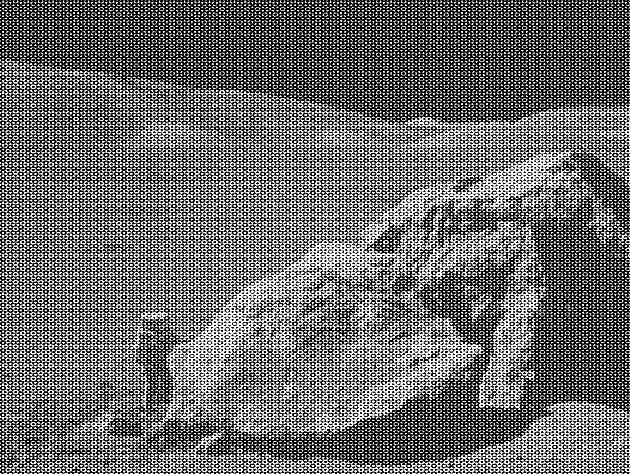
#> input picture moonlanding.png, 630 x 474 px
$ jupyter execute --allow-errors 09_Algorithms_exercises.ipynb
#> lines starting #> are read from the running program, lines starting #| are printed output that depends on the picture
1\. **Maximum wind speed prediction at the Sprogø station**

The exercise goal is to predict the maximum wind speed occurring every 50 years even if no measure exists for such a period. The available data are only measured over 21 years at the Sprogø meteorological station located in Denmark.

The annual maxima are supposed to fit a normal probability density function. However such function is not going to be estimated because it gives a probability from a wind speed maxima. Finding the maximum wind speed occurring every 50 years requires the opposite approach, the result needs to be found from a defined probability. That is the quantile function role and the exercise goal will be to find it. In the current model, it is supposed that the maximum wind speed occurring every 50 years is defined as the upper 2% quantile.

By definition, the quantile function is the inverse of the cumulative distribution function. The latter describes the probability distribution of an annual maxima. In the exercise, the cumulative probability $p_i$ for a given year i is defined as $p_i = i/(N+1)$ with $N = 21$, the number of measured years. Thus it will be possible to calculate the cumulative probability of every measured wind speed maxima. From those experimental points, the scipy.interpolate module will be very useful for fitting the quantile function. Finally the 50 years maxima is going to be evaluated from the cumulative probability of the 2% quantile.

Practically, load the dataset:

```python
import numpy as np
max_speeds = np.load('max-speeds.npy')
years_nb = max_speeds.shape[0]
```

Compute then the cumulative probability $p_i$ (`cprob`) and sort the maximum speeds from the data. Use then the  UnivariateSpline from scipy.interpolate to define a quantile function and thus estimate the probabilities.

In the current model, the maximum wind speed occurring every 50 years is defined as the upper 2% quantile. As a result, the cumulative probability value will be:

```python
fifty_prob = 1. - 0.02
```

So the storm wind speed occurring every 50 years can be guessed as:

``` python
fifty_wind = quantile_func(fifty_prob)
```

[cell 1]
import numpy as np
from scipy.interpolate import UnivariateSpline
import matplotlib.pyplot as plt
#> (the rest of this cell did not finish here and is left out)

2\. **Curve fitting of temperature in Alaska**

The temperature extremes in Alaska for each month, starting in January, are given by (in degrees Celcius):

max:  17,  19,  21,  28,  33,  38, 37,  37,  31,  23,  19,  18

min: -62, -59, -56, -46, -32, -18, -9, -13, -25, -46, -52, -58

* Plot these temperature extremes.
* Define a function that can describe min and max temperatures.
* Fit this function to the data with scipy.optimize.curve_fit().
* Plot the result. Is the fit reasonable? If not, why?
* Is the time offset for min and max temperatures the same within the fit accuracy?

[cell 2]
max_temp = [17,19, 21, 28, 33, 38, 37, 37, 31, 23, 19, 18]
min_temp = [-62, -59, -56, -46, -32, -18, -9, -13, -25, -46, -52, -58]
months ={'Jan':1, 'Feb':2, 'Mar':3, 'Apr':4, 'May':5, 'Jun':6, 'Jul':7, 'Aug':8, 'Sep':9, 'Oct':10, 'Nov':11, 'Dec':12}
months_n = [i for i in range(1,13)]

fig, (ax1,ax2) = plt.subplots(nrows=1, ncols=2, figsize=(12, 7))

ax1.scatter(months.keys(), max_temp)
ax1.set_xlabel('Months')
ax1.set_ylabel('Max temperature (°C)')

ax2.scatter(months.keys(), min_temp)
ax2.set_xlabel('Months')
ax2.set_ylabel('Min temperature (°C)')

fig, ax = plt.subplots(figsize=(10, 6))
ax.plot(months.keys(), max_temp, color='r',label="Max temperature")
ax.plot(months.keys(), min_temp, color='b', label="Min temperature")
ax.set_xlabel('Months')
ax.set_ylabel('Temperature(°C)')
ax.legend(loc='upper left')
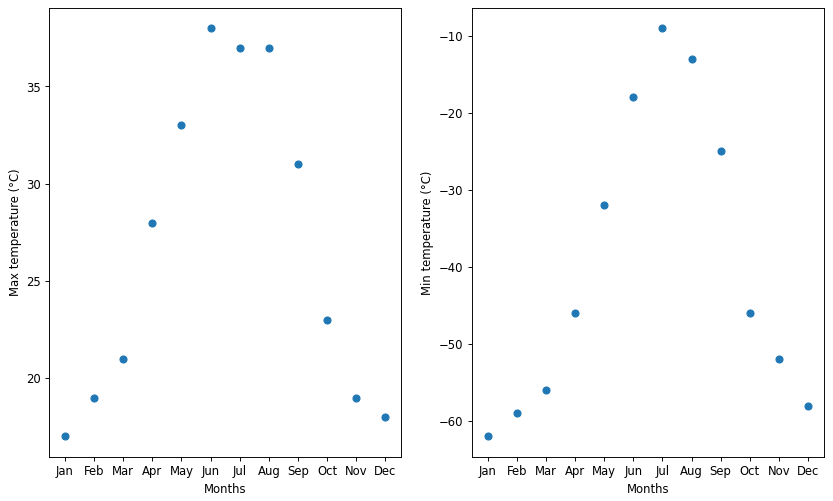
#> figure drawn by matplotlib, 2 panels

[cell 3]
def f(x,off,a,x_0,sig):
    return (a*(np.exp(-(x-x_0)**2/(2*(sig**2)))))+off

[cell 4]
from scipy import optimize
params_min, params_covariance_min = optimize.curve_fit(f, months_n, min_temp, p0=[-60,3,7,60])
print(params_min)

params_max, params_covariance_max = optimize.curve_fit(f, months_n, max_temp, p0=[17,3,7,20])
print(params_max)

[cell 5]
fig, (ax1,ax2)=plt.subplots(nrows=1, ncols=2, figsize=(12,7))
ax1.scatter(months_n, min_temp, label='Data', color='g')
ax1.plot(months_n, f(months_n, params_min[0], params_min[1], params_min[2], params_min[3]),
         label='Fitted function')
ax1.set_xlabel('Months')
ax1.set_ylabel('Min temperatures(°C)')
ax1.legend(loc='best')

ax2.scatter(months_n, max_temp, label='Data', color='g')
ax2.plot(months_n, f(months_n, params_max[0], params_max[1], params_max[2], params_max[3]),
         label='Fitted function', color='r')
ax2.set_xlabel('Months')
ax2.set_ylabel('Max temperatures(°C)')
ax2.legend(loc='best')
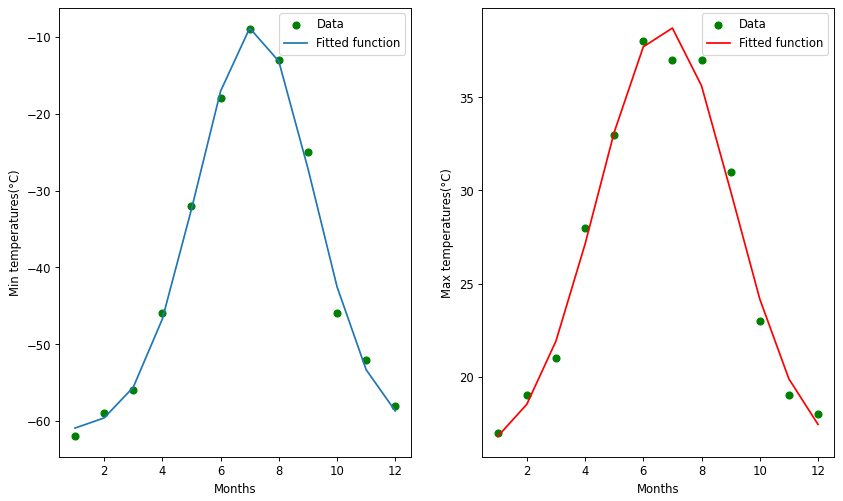
#> figure drawn by matplotlib, 2 panels; panel 1: curve peaks at x = 7, y = -8.85; panel 2: curve peaks at x = 7, y = 38.72

The function fits the data pretty well. Of course, in order to have a more accurate fit, we should have more data points.

3\. **2D minimization of a six-hump camelback function**

$$
f(x,y) = \left(4-2.1x^2+\frac{x^4}{3} \right) x^2 +xy + (4y^2 -4)y^2
$$

has multiple global and local minima. Find the global minima of this function.

Hints:

* Variables can be restricted to $-2 < x < 2$ and $-1 < y < 1$.
* Use numpy.meshgrid() and pylab.imshow() to find visually the regions.
* Use scipy.optimize.minimize(), optionally trying out several of its methods.

How many global minima are there, and what is the function value at those points? What happens for an initial guess of $(x, y) = (0, 0)$ ?

[cell 6]
from matplotlib import cm
def f(variables):
    x,y = variables
    return (4-2.1*x**2+x**4/3)*x**2+x*y+(4*y**2-4)*y**2

x = np.linspace(-2, 2, 100)
y = np.linspace(-1, 1, 100)
px, py = np.meshgrid(x,y)
plt.plot(y, f((x,y)));

fig, ax = plt.subplots()
im = ax.imshow(f((px,py)), extent=[-2, 2, -1, 1], cmap=cm.RdBu)

#guesses by looking at the plot:

guess = [0,-1]
minimum_1 = optimize.minimize(f, guess, bounds=((-2,2),(-1,1)))
print('1st minimum:', minimum_1.x, '\n')
print('Value of the function at the 1st minimum:', f(minimum_1.x), '\n\n')

guess = [0,1]
minimum_2 = optimize.minimize(f, guess, bounds=((-2,2),(-1,1)))
print('2nd minimum:', minimum_2.x, '\n')
print('Value of the function at the 2nd minimum:', f(minimum_2.x), '\n\n')


#guess in (0,0):

guess = [0,0]
minimum_0 = optimize.minimize(f, guess, bounds=((-2,2),(-1,1)))
print(minimum_0, '\n')
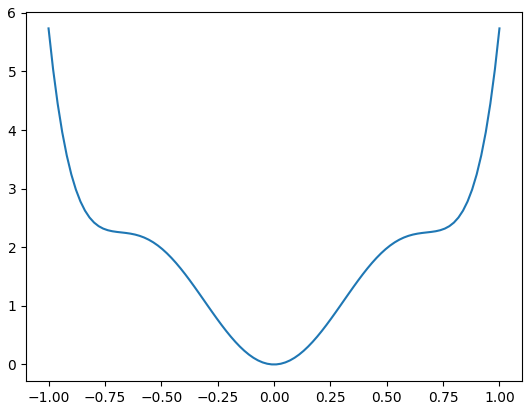
#> figure drawn by matplotlib, 1 panel; curve peaks at x = -1, y = 5.73
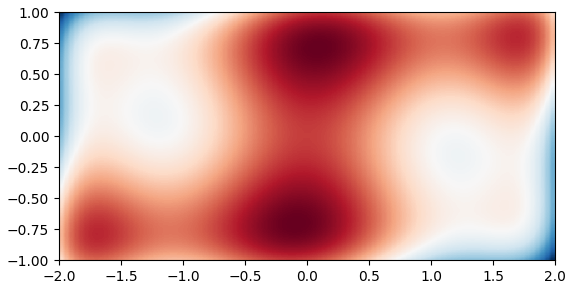
#> figure drawn by matplotlib, 1 panel

With the starting point (0,0) it can't iterate the process since the gradient is zero right away.

4\. **FFT of a simple dataset**

Performe a periodicity analysis on the lynxs-hares population

#> (a cell that did not finish here is left out)

[cell 8]
from scipy import fftpack

#> (the rest of this cell did not finish here and is left out)

#> (a cell that did not finish here is left out)

#> (a cell that did not finish here is left out)

#> (a cell that did not finish here is left out)

5\. **FFT of an image**

* Examine the provided image `moonlanding.png`, which is heavily contaminated with periodic noise. In this exercise, we aim to clean up the noise using the Fast Fourier Transform.
* Load the image using pylab.imread().
* Find and use the 2-D FFT function in scipy.fftpack, and plot the spectrum (Fourier transform of) the image. Do you have any trouble visualising the spectrum? If so, why?
* The spectrum consists of high and low frequency components. The noise is contained in the high-frequency part of the spectrum, so set some of those components to zero (use array slicing).
* Apply the inverse Fourier transform to see the resulting image.

[cell 12]
from IPython.display import Image
import pylab as pl
Image("moonlanding.png")

[cell 13]
im = pl.imread("moonlanding.png")
#> im is the input picture: shape (474, 630) float32; min 0, max 1, mean 0.424
plt.figure()
plt.imshow(im)

[cell 14]
im_fft = fftpack.fft2(im)
im_power = np.abs(im_fft)
sample_freq = fftpack.fftfreq(len(im_power))
#> sample_freq = 474 values, max 0.498 at index 236, min -0.5 at index 237, mean -0.00105
plt.figure(figsize=(6, 5))
plt.plot(sample_freq, im_fft)
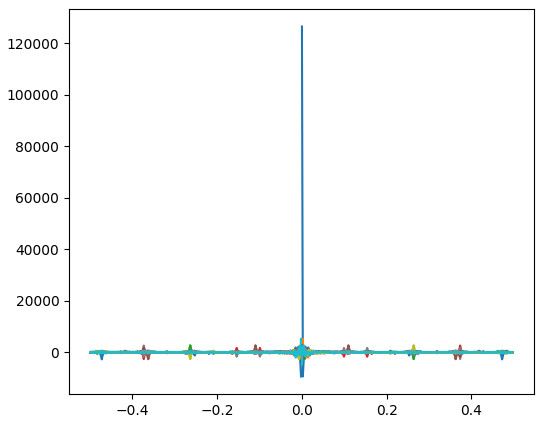
#> figure drawn by matplotlib, 1 panel

[cell 15]
#check the average peak for frequencies higher than where the noise is
test = im_fft.copy()
a = np.where(sample_freq>0.1)
freq = sample_freq[a]
#> freq = 189 values from 0.101 to 0.498
test = test[a]
plt.plot(freq, test)
plt.show()
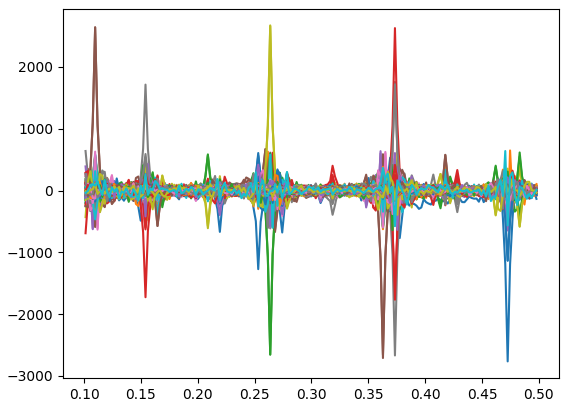
#> figure drawn by matplotlib, 1 panel; curve peaks at x = 0.369, y = 531.6; curve peaks at x = 0.475, y = 648.2; curve peaks at x = 0.158, y = 234.4

[cell 16]
#without the noise, the max power is 600-700, say 800 to be safe

im_fft[abs(im_fft) > 800] = 0
plt.plot(sample_freq, im_fft, 'go-' ,markersize=2)
plt.show()
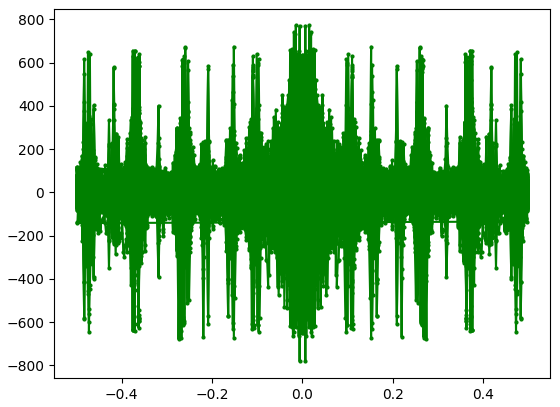
#> figure drawn by matplotlib, 1 panel

[cell 17]
filtered_im = fftpack.ifft2(im_fft).real
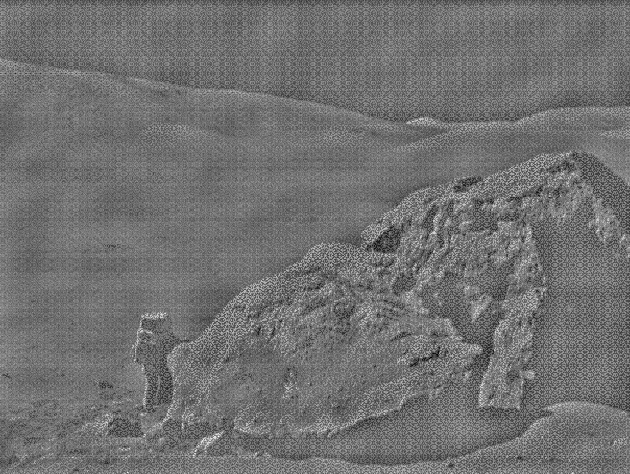
#> filtered_im: shape (474, 630) float32; min -0.631, max 0.79, mean -5.11e-11; drawn with min black and max white

plt.figure()
plt.imshow(filtered_im)
